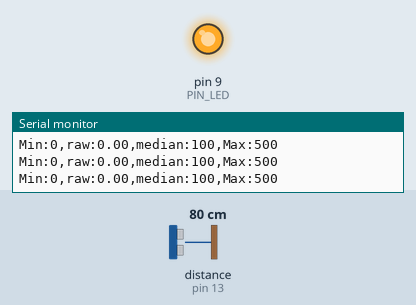
Recording of a sketch running on a simulated Arduino Uno, built with avr-gcc and run on an emulated ATmega328P. Parts: output pins drawn as LEDs (lit = HIGH), the last lines printed to the serial monitor. Wiring (inferred from the names in the program): ultrasonic range finder: trigger pin 12; echo pin 13. The test bench sets the inputs (shaded band); at power-on: distance to the obstacle (sensor on pin 13) 80 cm. The echo pulse lasts 58.3 µs per cm; pins used as bus, display or sensor lines are not drawn.

Above: at 1.2 s.
1.3 s: distance to the obstacle (sensor on pin 13) set to 33 cm
2.8 s: distance to the obstacle (sensor on pin 13) set to 29 cm
At 3.8 s:
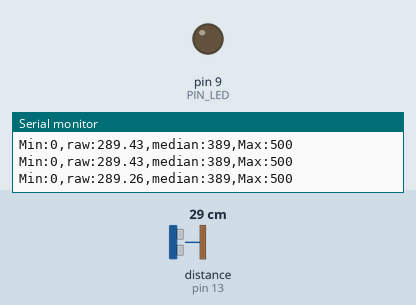
4.3 s: distance to the obstacle (sensor on pin 13) set to 2 cm
At 4.9 s:
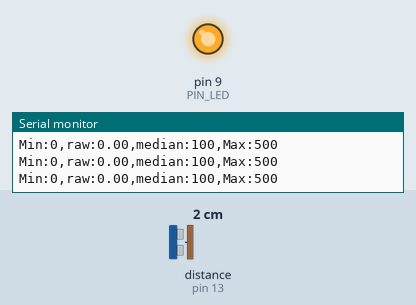
5.8 s: distance to the obstacle (sensor on pin 13) set to 18 cm
At 6.1 s:
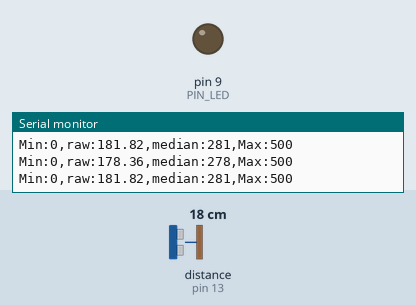
Timing chart, 0 to 8.3 s (numbered marks = the images above; inputs shaded):
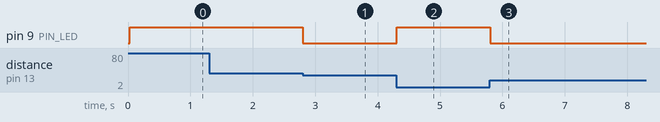

The sketch:

09_example_1.ino
```cpp
// Arduino pin assignment
#define PIN_LED 9
#define PIN_TRIG 12
#define PIN_ECHO 13

// configurable parameters
#define SND_VEL 346.0 // sound velocity at 24 celsius degree (unit: m/s)
#define INTERVAL 25 // sampling interval (unit: ms)
#define _DIST_MIN 100 // minimum distance to be measured (unit: mm)
#define _DIST_MAX 300 // maximum distance to be measured (unit: mm)
#define MA 3 // moving average filter

// global variables
float timeout; // unit: us
float dist_min, dist_max, dist_raw, median; // unit: mm
unsigned long last_sampling_time; // unit: ms
float scale; // used for pulse duration to distance conversion
float median_raw[MA];

void setup() {
// initialize GPIO pins
  pinMode(PIN_LED,OUTPUT);
  pinMode(PIN_TRIG,OUTPUT);
  digitalWrite(PIN_TRIG, LOW);
  pinMode(PIN_ECHO,INPUT);

// initialize USS related variables
  dist_min = _DIST_MIN;
  dist_max = _DIST_MAX;
  timeout = (INTERVAL / 2) * 1000.0; // precalculate pulseIn() timeout value. (unit: us)
  dist_raw = 0.0; // raw distance output from USS (unit: mm)
  median = 0.0;
  scale = 0.001 * 0.5 * SND_VEL;

// initialize serial port
  Serial.begin(57600);

// initialize last sampling time
  last_sampling_time = 0;
}

void loop() {
// wait until next sampling time.
// millis() returns the number of milliseconds since the program started. Will overflow after 50 days.
  if(millis() < last_sampling_time + INTERVAL) return;

// get a distance reading from the USS
  dist_raw = USS_measure(PIN_TRIG,PIN_ECHO);
  if(sizeof(median_raw) / sizeof(float) == MA){
    median = Medianfind();
  }
// output the read value to the serial port
  Serial.print("Min:0,");
  Serial.print("raw:");
  Serial.print(dist_raw);
  Serial.print(",");
  Serial.print("median:");
  Serial.print(map(median,0,400,100,500));
  Serial.print(",");
  Serial.println("Max:500");
  Serial.println();
// turn on the LED if the distance is between dist_min and dist_max
  if(dist_raw < dist_min || dist_raw > dist_max) {
    analogWrite(PIN_LED, 255);
  }
  else {
    analogWrite(PIN_LED, 0);
  }

// update last sampling time
  last_sampling_time += INTERVAL;
}

// get a distance reading from USS. return value is in millimeter.
float USS_measure(int TRIG, int ECHO)
{
  float reading;
  digitalWrite(TRIG, HIGH);
  delayMicroseconds(10);
  digitalWrite(TRIG, LOW);
  reading = pulseIn(ECHO, HIGH, timeout) * scale; // unit: mm
  if(reading < dist_min || reading > dist_max) reading = 0.0; // return 0 when out of range.
  if(sizeof(median_raw) / sizeof(float) != MA){
    median_raw[(sizeof(median_raw) / sizeof(float))-1] = reading;
  }
  else{
    changeIndexnumber();
    median_raw[MA-1] = reading;
  }
  return reading;
}

void changeIndexnumber(){
  for(int i = 0; i<MA-1; i++){
    median_raw[i] = median_raw[i+1];
  }
}

float Medianfind(){
  float tmp[MA];
  for(int i = 0;i<MA;i++){
    tmp[i] = median_raw[i];
  }
  int key, j;
  for(int i = 1; i<MA; i++){
    key = tmp[i];
    for(j = i-1; j>=0 && tmp[j]>key; j--){
      tmp[j+1] = tmp[j];
    }
    tmp[j+1] = key;
  }

  return tmp[(sizeof(tmp) / sizeof(float))/2];
}
```

Measured:
- the behaviour switches between 31 and 30 cm on distance to the obstacle (sensor on pin 13) (found by bisection; images 0 and 1)
- after the input at 2.8 s, pin 9 (PIN_LED): HIGH → LOW at once
- after the input at 4.3 s, pin 9 (PIN_LED): LOW → HIGH at once
- after the input at 5.8 s, pin 9 (PIN_LED): HIGH → LOW at once
